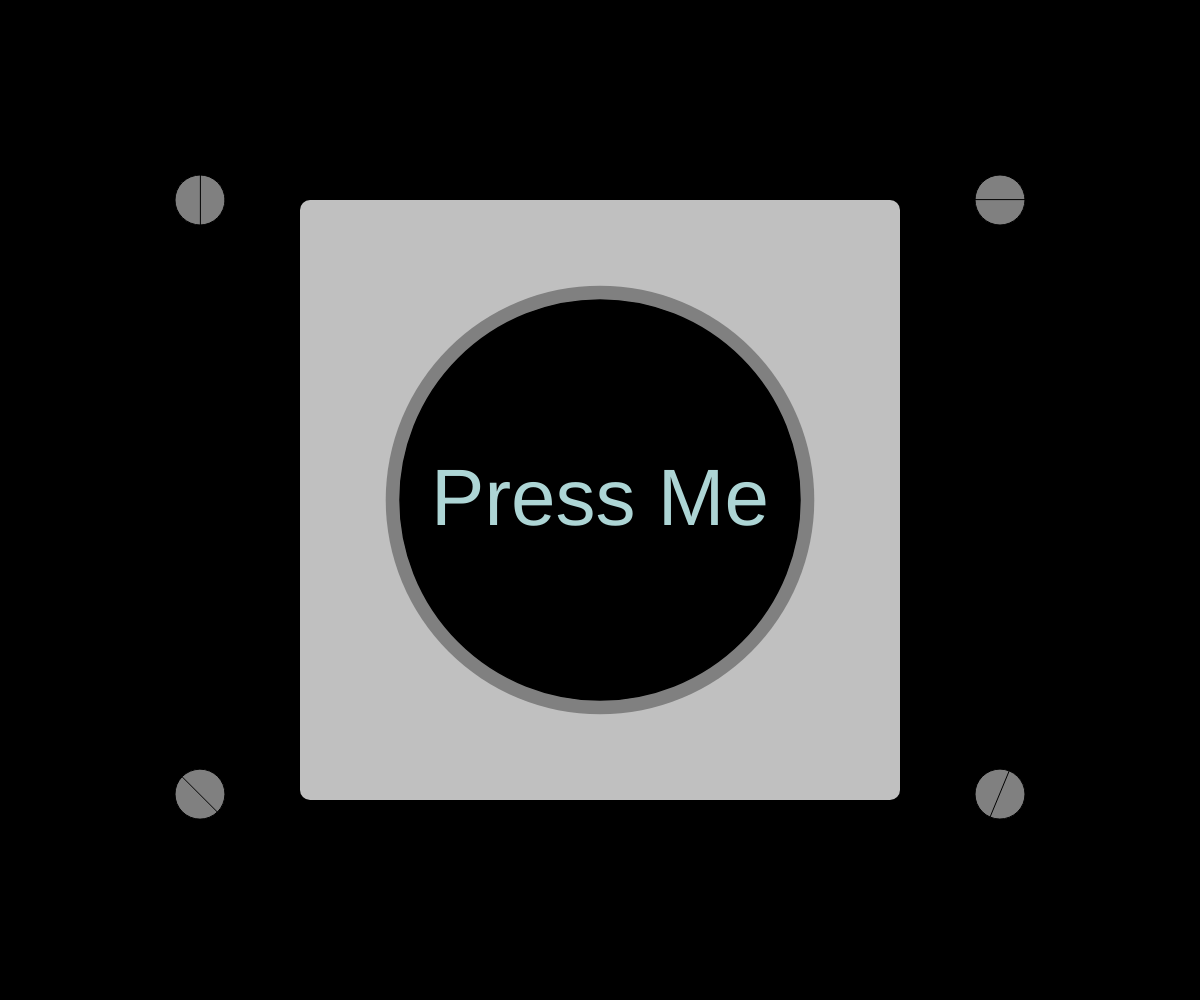
Frame 1 (no input)
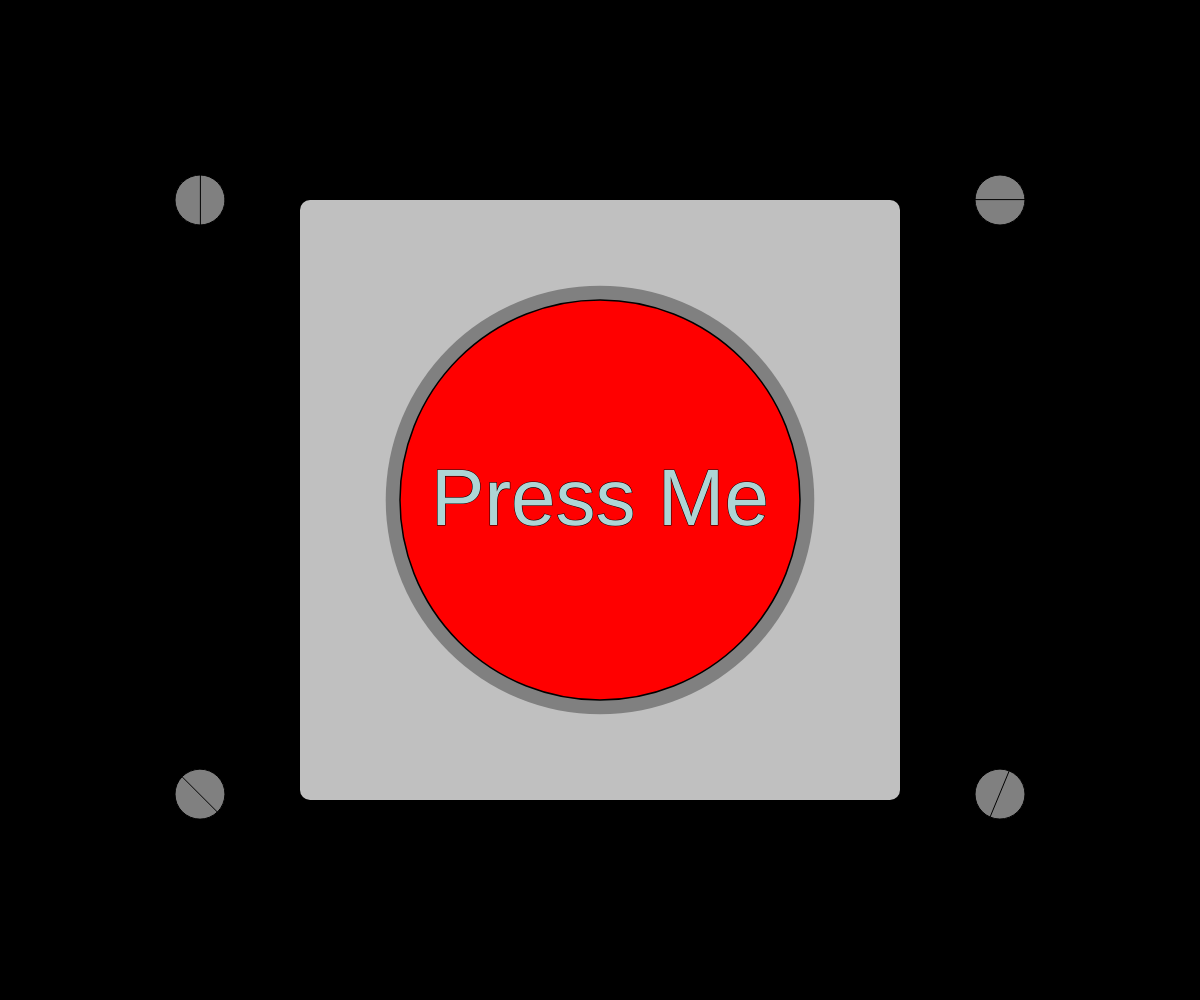
Frame 60 (no input)
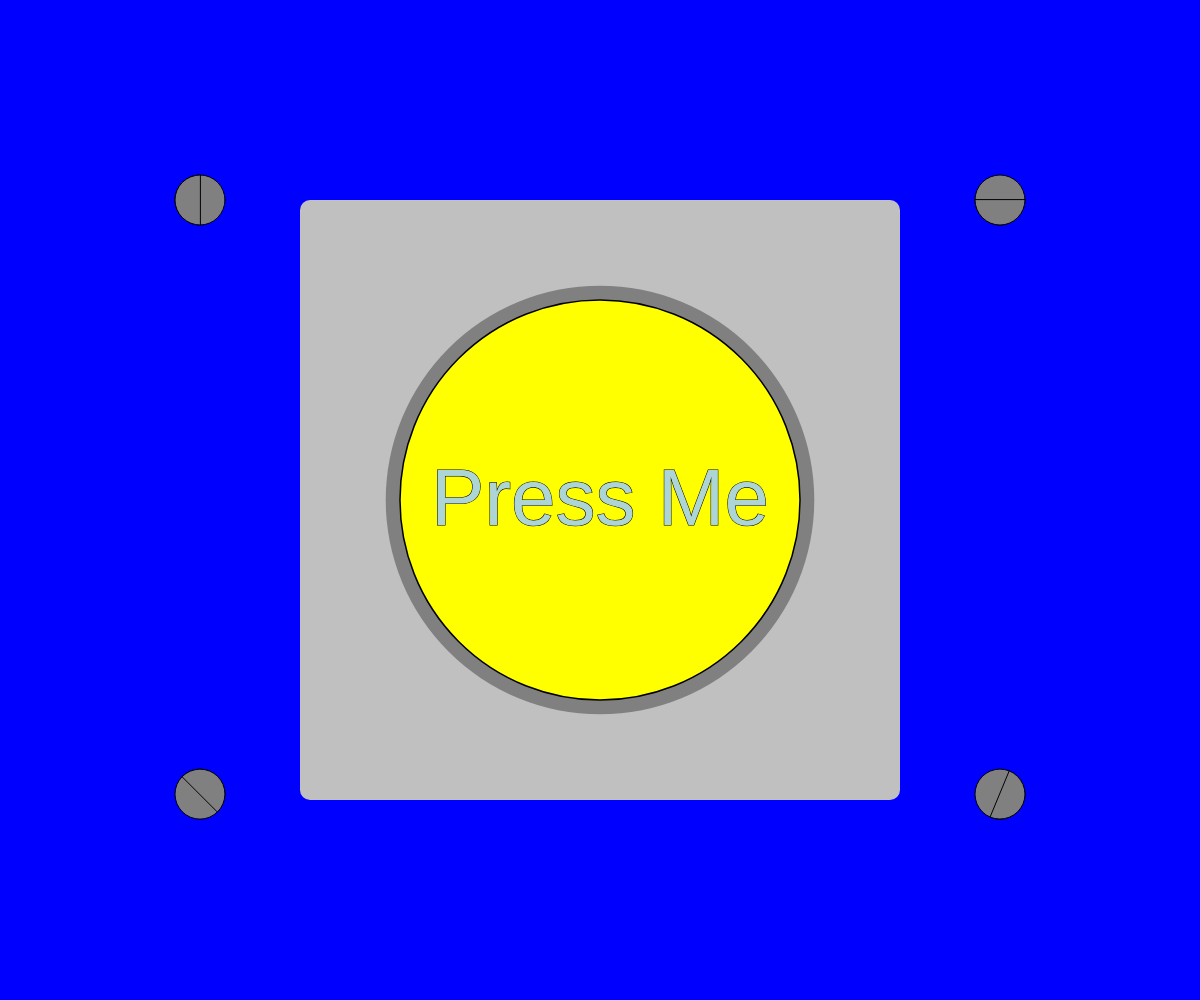
Frame 120 (the mouse pressed at the canvas centre since frame 60)

The p5.js sketch that drew these frames (run headless with seeded random() and noise() and a simulated clock; from frame 60 on, the mouse is pressed at the canvas centre):

// p5.js sketch
// ── sketch.js
var pickedColor = 0;
var colors = ['#FFFFFF', '#808080', '#000000', '#FF0000', '#800000', '#FFFF00', '#808000', '#00FF00', '#008000', '#00FFFF', '#008080', '#0000FF', '#000080', '#FF00FF', '#800080'];
var colorSwap = 0;

function setup() {
    createCanvas(windowWidth, windowHeight);
}

function draw() {

    background(pickedColor);
    colorButton(width/2,height/2, 600, 600);
}

function colorButton(x, y, w, h){
    
    noStroke();
    fill("silver");
    rectMode(CENTER);
    rect(x, y, w, h, 10,10,10,10);

    fill("grey");
    stroke(0);
    ellipse(x/3, y/2.5, 50, 50);
    arc(x/3, y/2.5, 50, 50, radians(90), radians(270), CHORD);

    ellipse(x + x/1.5, y/2.5, 50, 50);
    arc(x + x/1.5, y/2.5, 50, 50, radians(0), radians(180), CHORD);

    ellipse(x/3, y + y/1.7, 50, 50);
    arc(x/3, y + y/1.7, 50, 50, radians(225), radians(45), CHORD);

    ellipse(x + x/1.5, y + y/1.7, 50, 50);
    arc(x + x/1.5, y + y/1.7, 50, 50, radians(292.5), radians(112.5), CHORD);

    noStroke();
    ellipse(x, y, w/1.4, h/1.4);

    if (frameCount % 30 == 0) {
        colorSwap = colors[int(random(0, colors.length))];
    }
    fill(colorSwap);
    strokeWeight(1.5);
    stroke(0);
    ellipse(x, y, w/1.5, h/1.5, h/1.5);

    strokeWeight(1);
    fill('#ADD5D5');
    textSize(80);
    textAlign(CENTER);
    text("Press Me", x, y + 25);
    
	if (dist(width/2, height/2, mouseX, mouseY) < h/3 && mouseIsPressed)
        {
            pickedColor = colorSwap;
        }
}
